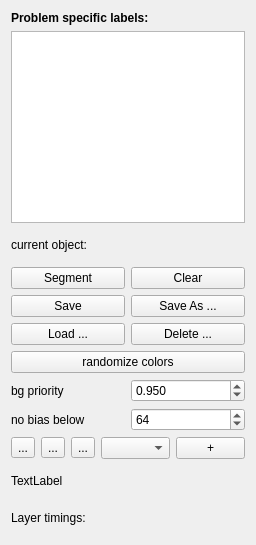
<?xml version="1.0" encoding="UTF-8"?>
<ui version="4.0">
 <class>containingWidget</class>
 <widget class="QWidget" name="containingWidget">
  <property name="geometry">
   <rect>
    <x>0</x>
    <y>0</y>
    <width>256</width>
    <height>545</height>
   </rect>
  </property>
  <property name="sizePolicy">
   <sizepolicy hsizetype="Preferred" vsizetype="Preferred">
    <horstretch>1</horstretch>
    <verstretch>0</verstretch>
   </sizepolicy>
  </property>
  <property name="minimumSize">
   <size>
    <width>256</width>
    <height>0</height>
   </size>
  </property>
  <property name="baseSize">
   <size>
    <width>0</width>
    <height>0</height>
   </size>
  </property>
  <property name="windowTitle">
   <string>Form</string>
  </property>
  <layout class="QVBoxLayout" name="verticalLayout">
   <item>
    <widget class="QLabel" name="label">
     <property name="sizePolicy">
      <sizepolicy hsizetype="Preferred" vsizetype="Fixed">
       <horstretch>0</horstretch>
       <verstretch>0</verstretch>
      </sizepolicy>
     </property>
     <property name="text">
      <string>&lt;b&gt;Problem specific labels:&lt;/b&gt;</string>
     </property>
    </widget>
   </item>
   <item>
    <widget class="LabelListView" name="labelListView">
     <property name="sizePolicy">
      <sizepolicy hsizetype="Minimum" vsizetype="Minimum">
       <horstretch>0</horstretch>
       <verstretch>0</verstretch>
      </sizepolicy>
     </property>
    </widget>
   </item>
   <item>
    <widget class="QLabel" name="currentObjectLabel">
     <property name="text">
      <string>current object:</string>
     </property>
    </widget>
   </item>
   <item>
    <layout class="QHBoxLayout" name="horizontalLayout_6">
     <item>
      <widget class="QPushButton" name="segment">
       <property name="text">
        <string>Segment</string>
       </property>
      </widget>
     </item>
     <item>
      <widget class="QPushButton" name="clear">
       <property name="text">
        <string>Clear</string>
       </property>
      </widget>
     </item>
    </layout>
   </item>
   <item>
    <layout class="QHBoxLayout" name="horizontalLayout_4">
     <item>
      <widget class="QPushButton" name="save">
       <property name="text">
        <string>Save</string>
       </property>
      </widget>
     </item>
     <item>
      <widget class="QPushButton" name="saveAs">
       <property name="text">
        <string>Save As ...</string>
       </property>
      </widget>
     </item>
    </layout>
   </item>
   <item>
    <layout class="QHBoxLayout" name="horizontalLayout_5">
     <item>
      <widget class="QPushButton" name="load">
       <property name="text">
        <string>Load ...</string>
       </property>
      </widget>
     </item>
     <item>
      <widget class="QPushButton" name="deleteObject">
       <property name="text">
        <string>Delete ...</string>
       </property>
      </widget>
     </item>
    </layout>
   </item>
   <item>
    <widget class="QPushButton" name="randomizeColors">
     <property name="text">
      <string>randomize colors</string>
     </property>
    </widget>
   </item>
   <item>
    <layout class="QHBoxLayout" name="horizontalLayout_3">
     <item>
      <widget class="QLabel" name="label_2">
       <property name="text">
        <string>bg priority</string>
       </property>
      </widget>
     </item>
     <item>
      <widget class="QDoubleSpinBox" name="backgroundPrioritySpin">
       <property name="decimals">
        <number>3</number>
       </property>
       <property name="maximum">
        <double>1.000000000000000</double>
       </property>
       <property name="singleStep">
        <double>0.005000000000000</double>
       </property>
       <property name="value">
        <double>0.950000000000000</double>
       </property>
      </widget>
     </item>
    </layout>
   </item>
   <item>
    <layout class="QHBoxLayout" name="horizontalLayout_2">
     <item>
      <widget class="QLabel" name="label_3">
       <property name="text">
        <string>no bias below</string>
       </property>
      </widget>
     </item>
     <item>
      <widget class="QSpinBox" name="noBiasBelowSpin">
       <property name="maximum">
        <number>255</number>
       </property>
       <property name="value">
        <number>64</number>
       </property>
      </widget>
     </item>
    </layout>
   </item>
   <item>
    <layout class="QHBoxLayout" name="horizontalLayout" stretch="0,0,0,1,0,0,0">
     <property name="sizeConstraint">
      <enum>QLayout::SetDefaultConstraint</enum>
     </property>
     <item>
      <spacer name="horizontalSpacer_2">
       <property name="orientation">
        <enum>Qt::Horizontal</enum>
       </property>
       <property name="sizeHint" stdset="0">
        <size>
         <width>40</width>
         <height>20</height>
        </size>
       </property>
      </spacer>
     </item>
     <item>
      <widget class="QToolButton" name="arrowToolButton">
       <property name="text">
        <string>...</string>
       </property>
      </widget>
     </item>
     <item>
      <widget class="QToolButton" name="paintToolButton">
       <property name="text">
        <string>...</string>
       </property>
      </widget>
     </item>
     <item>
      <widget class="QToolButton" name="eraserToolButton">
       <property name="text">
        <string>...</string>
       </property>
       <property name="autoRaise">
        <bool>false</bool>
       </property>
      </widget>
     </item>
     <item>
      <widget class="QComboBox" name="brushSizeComboBox"/>
     </item>
     <item>
      <spacer name="horizontalSpacer">
       <property name="orientation">
        <enum>Qt::Horizontal</enum>
       </property>
       <property name="sizeHint" stdset="0">
        <size>
         <width>40</width>
         <height>20</height>
        </size>
       </property>
      </spacer>
     </item>
     <item>
      <widget class="QPushButton" name="AddLabelButton">
       <property name="styleSheet">
        <string notr="true"/>
       </property>
       <property name="text">
        <string>+</string>
       </property>
      </widget>
     </item>
    </layout>
   </item>
   <item>
    <widget class="QLabel" name="brushSizeCaption">
     <property name="text">
      <string>TextLabel</string>
     </property>
    </widget>
   </item>
   <item>
    <widget class="QLabel" name="layerTimings">
     <property name="text">
      <string>Layer timings:</string>
     </property>
    </widget>
   </item>
  </layout>
 </widget>
 <customwidgets>
  <customwidget>
   <class>LabelListView</class>
   <extends>QTableView</extends>
   <header>ilastik.widgets.labelListView</header>
  </customwidget>
 </customwidgets>
 <resources/>
 <connections/>
</ui>
